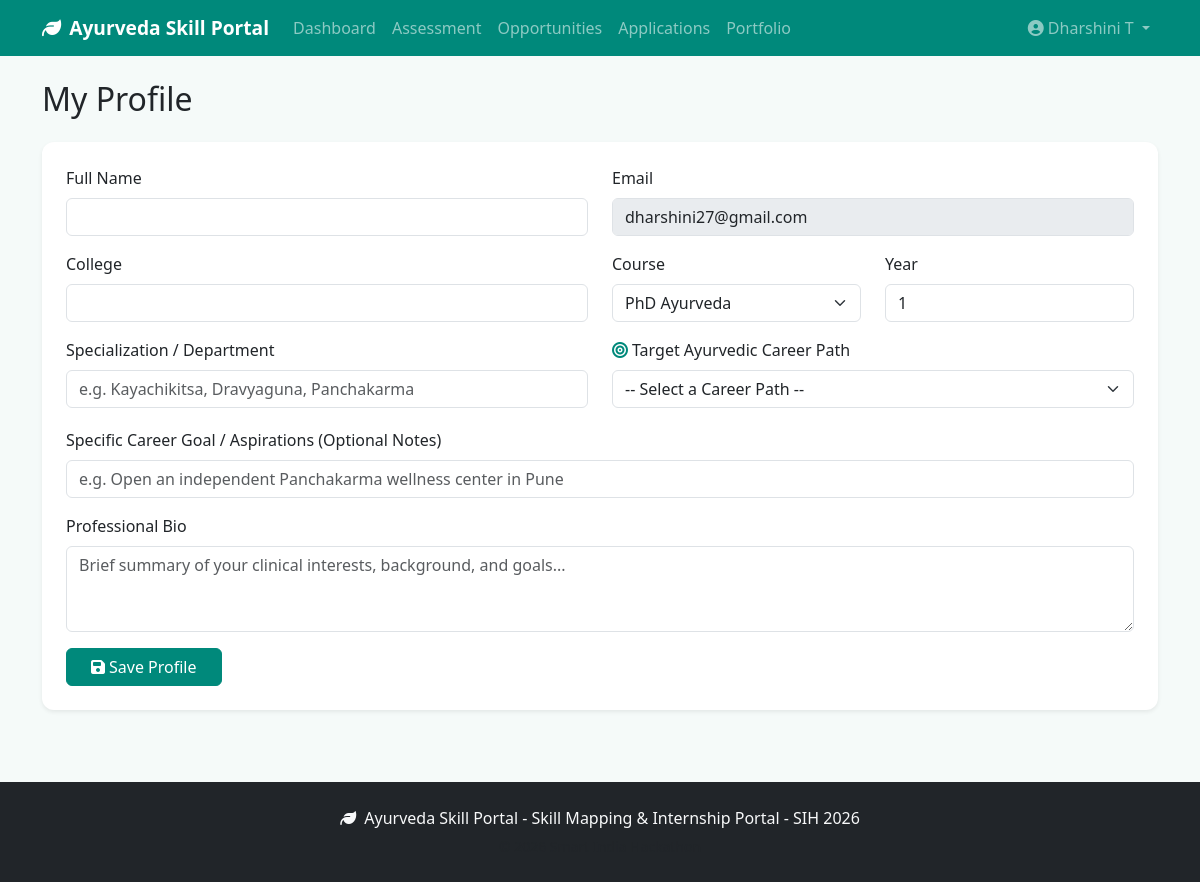
Before: /student/profile/ (signed in) with the older database file.
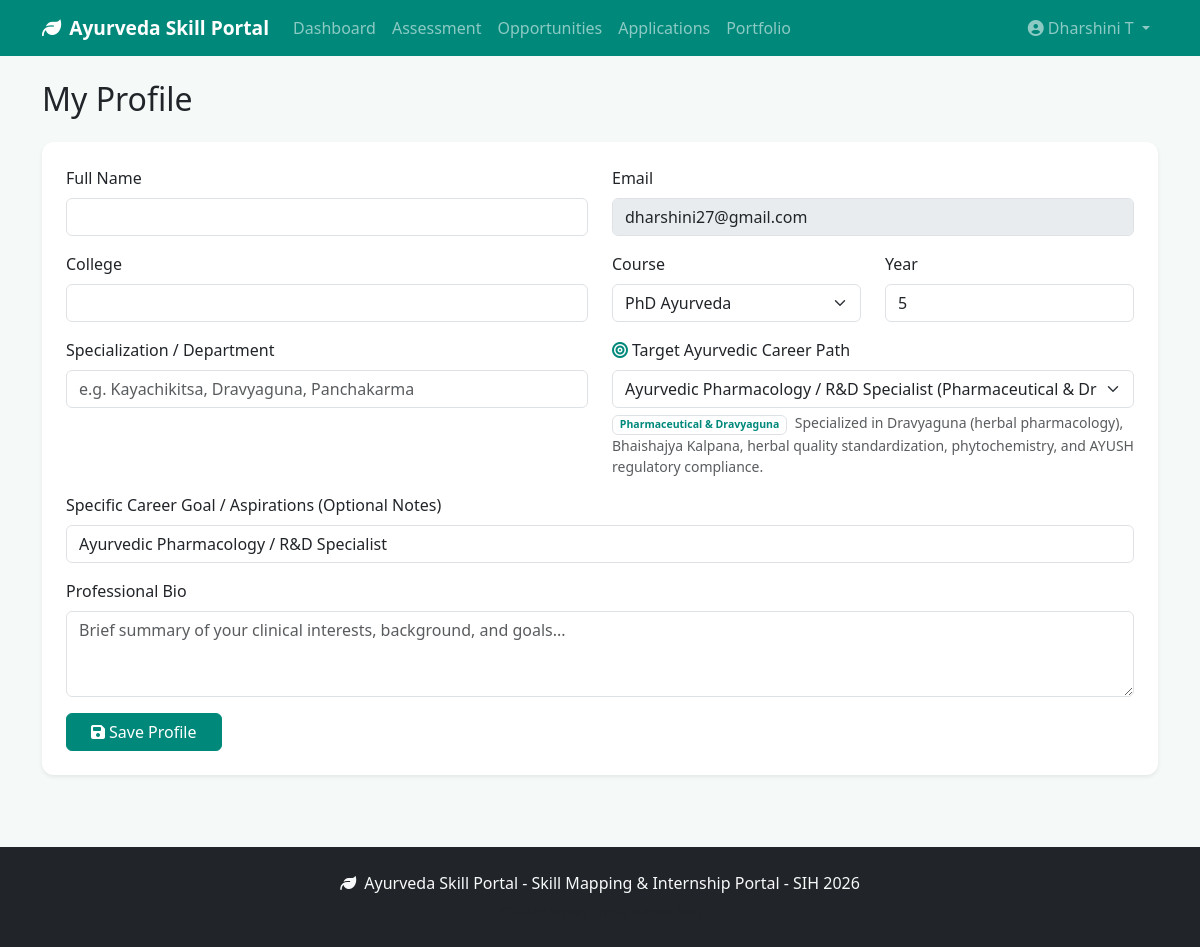
After: the same page with the newer database file.
### students/models.py (models this page shows, shortened)
class Student(models.Model):
    COURSE_CHOICES = [
        ('BAMS', 'BAMS'),
        ('MD Ayurveda', 'MD Ayurveda'),
        ('PhD Ayurveda', 'PhD Ayurveda'),
    ]
    student_id = models.CharField(max_length=10, primary_key=True)
    user = models.OneToOneField(User, on_delete=models.CASCADE, related_name='student')
    name = models.CharField(max_length=200)
    email = models.EmailField(unique=True)
    college = models.CharField(max_length=300)
    course = models.CharField(max_length=50, choices=COURSE_CHOICES)
    year = models.IntegerField(default=1)
    specialization = models.CharField(max_length=200, blank=True)
    career_goal = models.CharField(max_length=300, blank=True)
    career_path = models.ForeignKey(
        'skills.CareerPath',
        on_delete=models.SET_NULL,
        null=True,
        blank=True,
        related_name='students',
    )
    registration_date = models.DateField(auto_now_add=True)
    portfolio_slug = models.SlugField(max_length=100, unique=True, blank=True)
    bio = models.TextField(blank=True)
    created_at = models.DateTimeField(auto_now_add=True)
    updated_at = models.DateTimeField(auto_now=True)
    class Meta:
        ordering = ['-created_at']

### skills/models.py (models this page shows, shortened)
class CareerPath(models.Model):
    CATEGORY_CHOICES = [
        ('Clinical Practice', 'Clinical Practice'),
        ('Clinical Specialization', 'Clinical Specialization'),
        ('Research & Development', 'Research & Development'),
        ('Pharmaceutical & Dravyaguna', 'Pharmaceutical & Dravyaguna'),
        ('Healthcare Management', 'Healthcare Management'),
        ('Public Health', 'Public Health'),
        ('Medical Communications', 'Medical Communications'),
        ('Wellness & Entrepreneurship', 'Wellness & Entrepreneurship'),
    ]
    id = models.AutoField(primary_key=True)
    name = models.CharField(max_length=200, unique=True)
    slug = models.SlugField(max_length=200, unique=True, blank=True)
    description = models.TextField(blank=True)
    career_category = models.CharField(max_length=100, choices=CATEGORY_CHOICES, default='Clinical Practice')
    is_active = models.BooleanField(default=True)
    created_at = models.DateTimeField(auto_now_add=True)
    updated_at = models.DateTimeField(auto_now=True)
    class Meta:
        ordering = ['career_category', 'name']
        verbose_name = 'Career Path'
        verbose_name_plural = 'Career Paths'

class CareerPathSkillRequirement(models.Model):
    PRIORITY_CHOICES = [
        ('High', 'High'),
        ('Medium', 'Medium'),
        ('Low', 'Low'),
    ]
    career_path = models.ForeignKey(CareerPath, on_delete=models.CASCADE, related_name='skill_requirements')
    skill = models.ForeignKey(Skill, on_delete=models.CASCADE, related_name='career_path_requirements')
    required_score = models.DecimalField(max_digits=5, decimal_places=2, default=70.0)
    importance_weight = models.DecimalField(max_digits=3, decimal_places=2, default=1.0)
    priority_level = models.CharField(max_length=20, choices=PRIORITY_CHOICES, default='High')
    class Meta:
        unique_together = ['career_path', 'skill']
        constraints = [
            models.UniqueConstraint(fields=['career_path', 'skill'], name='unique_career_path_skill_req'),
        ]
        ordering = ['-importance_weight', '-required_score']
        verbose_name = 'Career Path Skill Requirement'
        verbose_name_plural = 'Career Path Skill Requirements'

### portal/views.py (the view, shortened to what this page needs)
# urls.py: path('student/profile/', views.student_profile, name='student_profile'),
@role_required('STUDENT')
def student_profile(request):
    student = request.user.student
    career_paths = CareerPath.objects.filter(is_active=True).prefetch_related('skill_requirements__skill')
    return render(request, 'student/profile.html', {
        'student': student,
        'career_paths': career_paths,
    })

### accounts/permissions.py (called while the page is built)
def role_required(*roles):
    def decorator(view_func):
        @wraps(view_func)
        @login_required
        def wrapper(request, *args, **kwargs):
            profile = getattr(request.user, 'profile', None)
            if not profile or profile.role not in roles:
                if request.user.is_superuser and 'ADMIN' in roles:
                    return view_func(request, *args, **kwargs)
                raise PermissionDenied('You do not have permission to access this page.')
            return view_func(request, *args, **kwargs)
        return wrapper
    return decorator

### portal/context_processors.py (called while the page is built)
def site_context(request):
    return {
        'SITE_NAME': 'Ayurveda Skill Portal',
        'SITE_TAGLINE': 'Skill Mapping & Internship Portal - SIH 2026',
    }

### templates/student/profile.html (shortened to what this page needs)
{% extends 'base.html' %}
{% block content %}
<div class="container py-4">
    <h2 class="mb-4">My Profile</h2>
    <div class="card shadow-sm border-0">
        <div class="card-body p-4">
            <form method="post">
                <div class="row">
                    <div class="col-md-6 mb-3">
                        <label class="form-label">Full Name</label>
                        <input type="text" class="form-control" name="name" value="{{ student.name }}">
                    </div>
                    <div class="col-md-6 mb-3">
                        <label class="form-label">Email</label>
                        <input type="email" class="form-control" value="{{ student.email }}" disabled>
                    </div>
                    <div class="col-md-6 mb-3">
                        <label class="form-label">College</label>
                        <input type="text" class="form-control" name="college" value="{{ student.college }}">
                    </div>
                    <div class="col-md-3 mb-3">
                        <label class="form-label">Course</label>
                        <select class="form-select" name="course">
                            <option value="PhD Ayurveda" {% if student.course == "PhD Ayurveda" %}selected{% endif %}>PhD Ayurveda</option>
                        </select>
                    </div>
                    <div class="col-md-3 mb-3">
                        <label class="form-label">Year</label>
                        <input type="number" class="form-control" name="year" value="{{ student.year }}" min="1" max="5">
                    </div>
                    <div class="col-md-6 mb-3">
                        <label class="form-label">Specialization / Department</label>
                        <input type="text" class="form-control" name="specialization" value="{{ student.specialization }}" placeholder="e.g. Kayachikitsa, Dravyaguna, Panchakarma">
                    </div>
                    <div class="col-md-6 mb-3">
                        <label class="form-label">
                            <i class="fas fa-bullseye text-teal me-1"></i>Target Ayurvedic Career Path
                        </label>
                        <select class="form-select" name="career_path" id="careerPathSelect">
                            <option value="">-- Select a Career Path --</option>
                            {% for cp in career_paths %}
                            <option value="{{ cp.id }}"
                                    data-category="{{ cp.career_category }}"
                                    data-description="{{ cp.description }}"
                                    {% if student.career_path_id == cp.id %}selected{% endif %}>
                                {{ cp.name }} ({{ cp.career_category }})
                            </option>
                            {% endfor %}
                        </select>
                        <div id="careerPathInfo" class="form-text mt-1 text-muted">
                            {% if student.career_path %}
                            <span class="badge bg-teal-light text-teal border border-teal-subtle me-1">{{ student.career_path.career_category }}</span>
                            {{ student.career_path.description }}
                            {% endif %}
                        </div>
                    </div>
                    <div class="col-md-12 mb-3">
                        <label class="form-label">Specific Career Goal / Aspirations (Optional Notes)</label>
                        <input type="text" class="form-control" name="career_goal" value="{{ student.career_goal }}" placeholder="e.g. Open an independent Panchakarma wellness center in Pune">
                    </div>
                    <div class="col-12 mb-3">
                        <label class="form-label">Professional Bio</label>
                        <textarea class="form-control" name="bio" rows="3" placeholder="Brief summary of your clinical interests, background, and goals...">{{ student.bio }}</textarea>
                    </div>
                </div>
                <button type="submit" class="btn btn-teal px-4">
                    <i class="fas fa-save me-1"></i>Save Profile
                </button>
            </form>
        </div>
    </div>
</div>
{% endblock %}

### templates/base.html (shortened to what this page needs)
<!DOCTYPE html>
<html lang="en">
<head>
    <link href="https://cdn.jsdelivr.net/npm/bootstrap@5.3.2/dist/css/bootstrap.min.css" rel="stylesheet">
    <link href="https://cdnjs.cloudflare.com/ajax/libs/font-awesome/6.5.0/css/all.min.css" rel="stylesheet">
    <link href="/static/css/style.css" rel="stylesheet">
</head>
<body>
    <nav class="navbar navbar-expand-lg navbar-dark bg-teal sticky-top">
        <div class="container">
            <a class="navbar-brand fw-bold" href="{% url 'home' %}">
                <i class="fas fa-leaf me-2"></i>{{ SITE_NAME }}
            </a>
            <div class="collapse navbar-collapse" id="navbarNav">
                <ul class="navbar-nav me-auto">
                    {% if user.is_authenticated and user.profile.role == 'STUDENT' %}
                    <li class="nav-item"><a class="nav-link" href="{% url 'student_dashboard' %}">Dashboard</a></li>
                    <li class="nav-item"><a class="nav-link" href="{% url 'student_assessment' %}">Assessment</a></li>
                    <li class="nav-item"><a class="nav-link" href="{% url 'student_opportunities' %}">Opportunities</a></li>
                    <li class="nav-item"><a class="nav-link" href="{% url 'student_applications' %}">Applications</a></li>
                    <li class="nav-item"><a class="nav-link" href="{% url 'student_portfolio' %}">Portfolio</a></li>
                    {% elif user.is_authenticated and user.profile.role == 'INDUSTRY' %}
                    <li class="nav-item"><a class="nav-link" href="{% url 'industry_dashboard' %}">Dashboard</a></li>
                    <li class="nav-item"><a class="nav-link" href="{% url 'industry_post' %}">Post Opportunity</a></li>
                    <li class="nav-item"><a class="nav-link" href="{% url 'industry_applications' %}">Applications</a></li>
                    {% elif user.is_authenticated and user.profile.role == 'FACULTY' %}
                    <li class="nav-item"><a class="nav-link" href="{% url 'faculty_dashboard' %}">Dashboard</a></li>
                    <li class="nav-item"><a class="nav-link" href="{% url 'faculty_post' %}">Post FDP</a></li>
                    <li class="nav-item"><a class="nav-link" href="{% url 'faculty_analytics' %}">Analytics</a></li>
                    {% elif user.is_authenticated and user.profile.role == 'ADMIN' %}
                    <li class="nav-item"><a class="nav-link" href="{% url 'admin_dashboard' %}">Dashboard</a></li>
                    <li class="nav-item"><a class="nav-link" href="{% url 'admin_analytics' %}">Analytics</a></li>
                    <li class="nav-item"><a class="nav-link" href="{% url 'admin_users' %}">Users</a></li>
                    {% else %}
                    <li class="nav-item"><a class="nav-link" href="{% url 'about' %}">About</a></li>
                    <li class="nav-item"><a class="nav-link" href="{% url 'contact' %}">Contact</a></li>
                    {% endif %}
                </ul>
                <ul class="navbar-nav">
                    {% if user.is_authenticated %}
                    <li class="nav-item dropdown">
                        <a class="nav-link dropdown-toggle" href="#" data-bs-toggle="dropdown">
                            <i class="fas fa-user-circle me-1"></i>{{ user.username }}
                        </a>
                    </li>
                    {% else %}
                    <li class="nav-item"><a class="nav-link" href="{% url 'login' %}">Login</a></li>
                    <li class="nav-item"><a class="nav-link btn btn-light text-teal ms-2 px-3" href="{% url 'register' %}">Register</a></li>
                    {% endif %}
                </ul>
            </div>
        </div>
    </nav>
    <main>{% block content %}{% endblock %}</main>
    <footer class="bg-dark text-light py-4 mt-5">
        <div class="container text-center">
            <p class="mb-1"><i class="fas fa-leaf me-1"></i> {{ SITE_NAME }} - {{ SITE_TAGLINE }}</p>
            <small class="text-muted">&copy; 2026 Smart India Hackathon</small>
        </div>
    </footer>
    <div id="toast-container" class="toast-container position-fixed bottom-0 end-0 p-3"></div>
</body>
</html>

### static/css/style.css (style rules this page uses)
:root { --teal: #00897b; --teal-dark: #00695c; --teal-light: #4db6ac; --green: #2e7d32; --bg-light: #f5faf9; }
body { font-family: 'Segoe UI', system-ui, -apple-system, sans-serif; background-color: var(--bg-light); }
.bg-teal { background-color: var(--teal) !important; }
.text-teal { color: var(--teal) !important; }
.btn-teal { background-color: var(--teal); border-color: var(--teal); color: white; }
.navbar-brand { font-size: 1.2rem; }
.card { border-radius: 12px; }

Changed rows visible on the page:
changed Student "dharshini27@gmail.com": year "1" → "5"; career_path (not shown) → "Ayurvedic Pharmacology / R&D Specialist (Pharmaceutical & Dravyaguna)"; career_path_id empty → 4 (drawn); career_path.career_category (not shown) → "Pharmaceutical & Dravyaguna"; career_path.description (not shown) → "Specialized in Dravyaguna (herbal pharmacology), Bhaishajya Kalpana, herbal quality standardization, phytochemistry, and AYUSH regulatory compliance."; career_goal (not shown) → "Ayurvedic Pharmacology / R&D Specialist"
Other visible differences:
form field career_path: "-- Select a Career Path --" → (not shown)
